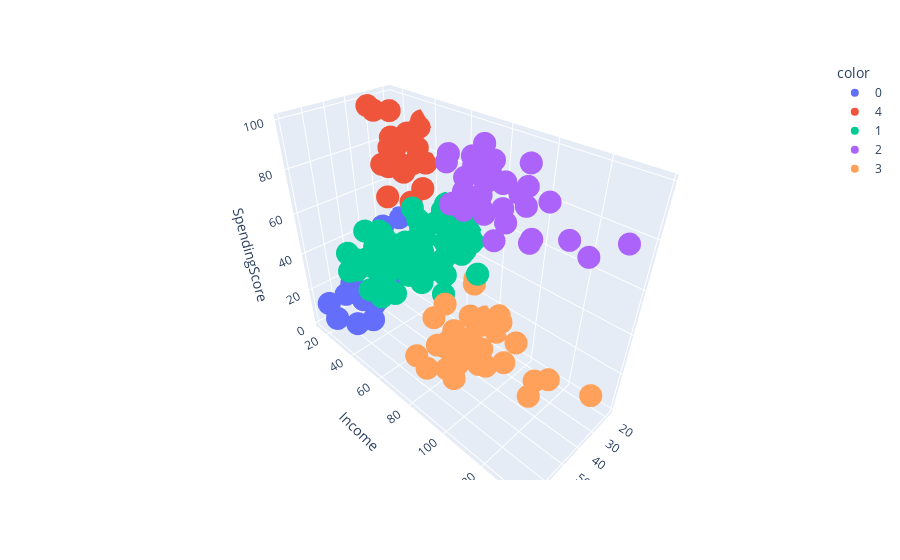

The cell this chart's notebook holds for it:
### Markdown cell above
**Завдання 11** 

Зробити візуалізацію кластеризації методу К-середніх на вибраних Вами двох різних кількостях кластерів використовуючи [scatter_3d](https://plotly.com/python/3d-scatter-plots/).

### Code cell
#yourCode
fig = px.scatter_3d(customer_set, x="Age", y="Income", z="SpendingScore", color=customer_set["Cluster"].astype(str))
fig.show()

### Figure 1 — Plotly figure (JSON) as saved in the notebook; plotly's stock layout.template omitted (floating-point values rounded to 4 significant figures)
{"data": [{"hovertemplate": "color=0<br>Age=%{x}<br>Income=%{y}<br>SpendingScore=%{z}<extra></extra>", "legendgroup": "0", "marker": {"color": "#636efa", "symbol": "circle"}, "mode": "markers", "name": "0", "scene": "scene", "showlegend": true, "type": "scatter3d", "x": [19, 20, 31, 35, 64, 67, 58, 37, 35, 52, 35, 46, 54, 45, 40, 60, 53, 49, 42, 36, 65, 48, 49], "y": [15, 16, 17, 18, 19, 19, 20, 20, 21, 23, 24, 25, 28, 28, 29, 30, 33, 33, 34, 37, 38, 39, 39], "z": [39, 6, 40, 6, 3, 14, 15, 13, 35, 29, 35, 5, 14, 32, 31, 4, 4, 14, 17, 26, 35, 36, 28]}, {"hovertemplate": "color=4<br>Age=%{x}<br>Income=%{y}<br>SpendingScore=%{z}<extra></extra>", "legendgroup": "4", "marker": {"color": "#EF553B", "symbol": "circle"}, "mode": "markers", "name": "4", "scene": "scene", "showlegend": true, "type": "scatter3d", "x": [21, 23, 22, 23, 30, 35, 24, 22, 20, 35, 25, 31, 29, 35, 23, 21, 18, 21, 30, 20, 24, 31, 24], "y": [15, 16, 17, 18, 19, 19, 20, 20, 21, 23, 24, 25, 28, 28, 29, 30, 33, 33, 34, 37, 38, 39, 39], "z": [81, 77, 76, 94, 72, 99, 77, 79, 66, 98, 73, 73, 82, 61, 87, 73, 92, 81, 73, 75, 92, 61, 65]}, {"hovertemplate": "color=1<br>Age=%{x}<br>Income=%{y}<br>SpendingScore=%{z}<extra></extra>", "legendgroup": "1", "marker": {"color": "#00cc96", "symbol": "circle"}, "mode": "markers", "name": "1", "scene": "scene", "showlegend": true, "type": "scatter3d", "x": [50, 27, 29, 31, 49, 33, 31, 59, 50, 47, 51, 69, 27, 53, 70, 19, 67, 54, 63, 18, 43, 68, 19, 32, 70, 47, 60, 60, 59, 26, 45, 40, 23, 49, 57, 38, 67, 46, 21, 48, 55, 22, 34, 50, 68, 18, 48, 40, 32, 24, 47, 27, 48, 20, 23, 49, 67, 26, 49, 21, 66, 54, 68, 66, 65, 19, 38, 19, 18, 19, 63, 49, 51, 50, 27, 38, 40, 43, 28], "y": [40, 40, 40, 40, 42, 42, 43, 43, 43, 43, 44, 44, 46, 46, 46, 46, 47, 47, 48, 48, 48, 48, 48, 48, 49, 49, 50, 50, 54, 54, 54, 54, 54, 54, 54, 54, 54, 54, 54, 54, 57, 57, 58, 58, 59, 59, 60, 60, 60, 60, 60, 60, 61, 61, 62, 62, 62, 62, 62, 62, 63, 63, 63, 63, 63, 63, 64, 64, 65, 65, 65, 65, 67, 67, 67, 67, 69, 71, 76], "z": [55, 47, 42, 42, 52, 60, 54, 60, 45, 41, 50, 46, 51, 46, 56, 55, 52, 59, 51, 59, 50, 48, 59, 47, 55, 42, 49, 56, 47, 54, 53, 48, 52, 42, 51, 55, 41, 44, 57, 46, 58, 55, 60, 46, 55, 41, 49, 40, 42, 52, 47, 50, 42, 49, 41, 48, 59, 55, 56, 42, 50, 46, 43, 48, 52, 54, 42, 46, 48, 50, 43, 59, 43, 57, 56, 40, 58, 35, 40]}, {"hovertemplate": "color=2<br>Age=%{x}<br>Income=%{y}<br>SpendingScore=%{z}<extra></extra>", "legendgroup": "2", "marker": {"color": "#ab63fa", "symbol": "circle"}, "mode": "markers", "name": "2", "scene": "scene", "showlegend": true, "type": "scatter3d", "x": [39, 31, 40, 38, 39, 31, 29, 32, 35, 32, 32, 28, 32, 34, 39, 38, 27, 30, 30, 29, 31, 36, 33, 32, 28, 36, 30, 27, 35, 32, 29, 30, 28, 36, 32, 38, 35, 32, 30], "y": [69, 70, 71, 71, 71, 72, 73, 73, 74, 75, 76, 77, 77, 78, 78, 78, 78, 78, 78, 79, 81, 85, 86, 87, 87, 87, 88, 88, 93, 97, 98, 99, 101, 103, 103, 113, 120, 126, 137], "z": [91, 77, 95, 75, 75, 71, 88, 73, 72, 93, 87, 97, 74, 90, 88, 76, 89, 78, 73, 83, 93, 75, 95, 63, 75, 92, 86, 69, 90, 86, 88, 97, 68, 85, 69, 91, 79, 74, 83]}, {"hovertemplate": "color=3<br>Age=%{x}<br>Income=%{y}<br>SpendingScore=%{z}<extra></extra>", "legendgroup": "3", "marker": {"color": "#FFA15A", "symbol": "circle"}, "mode": "markers", "name": "3", "scene": "scene", "showlegend": true, "type": "scatter3d", "x": [23, 59, 47, 25, 20, 44, 19, 57, 25, 48, 34, 43, 44, 47, 37, 34, 56, 19, 50, 42, 36, 40, 36, 52, 58, 59, 37, 46, 41, 54, 41, 34, 33, 47, 45, 32], "y": [70, 71, 71, 72, 73, 73, 74, 75, 77, 77, 78, 78, 78, 78, 78, 78, 79, 81, 85, 86, 87, 87, 87, 88, 88, 93, 97, 98, 99, 101, 103, 103, 113, 120, 126, 137], "z": [29, 11, 9, 34, 5, 7, 10, 5, 12, 36, 22, 17, 20, 16, 1, 1, 35, 5, 26, 20, 27, 13, 10, 13, 15, 14, 32, 15, 39, 24, 17, 23, 8, 16, 28, 18]}], "layout": {"legend": {"title": {"text": "color"}, "tracegroupgap": 0}, "margin": {"t": 60}, "scene": {"domain": {"x": [0, 1], "y": [0, 1]}, "xaxis": {"title": {"text": "Age"}}, "yaxis": {"title": {"text": "Income"}}, "zaxis": {"title": {"text": "SpendingScore"}}}}}
